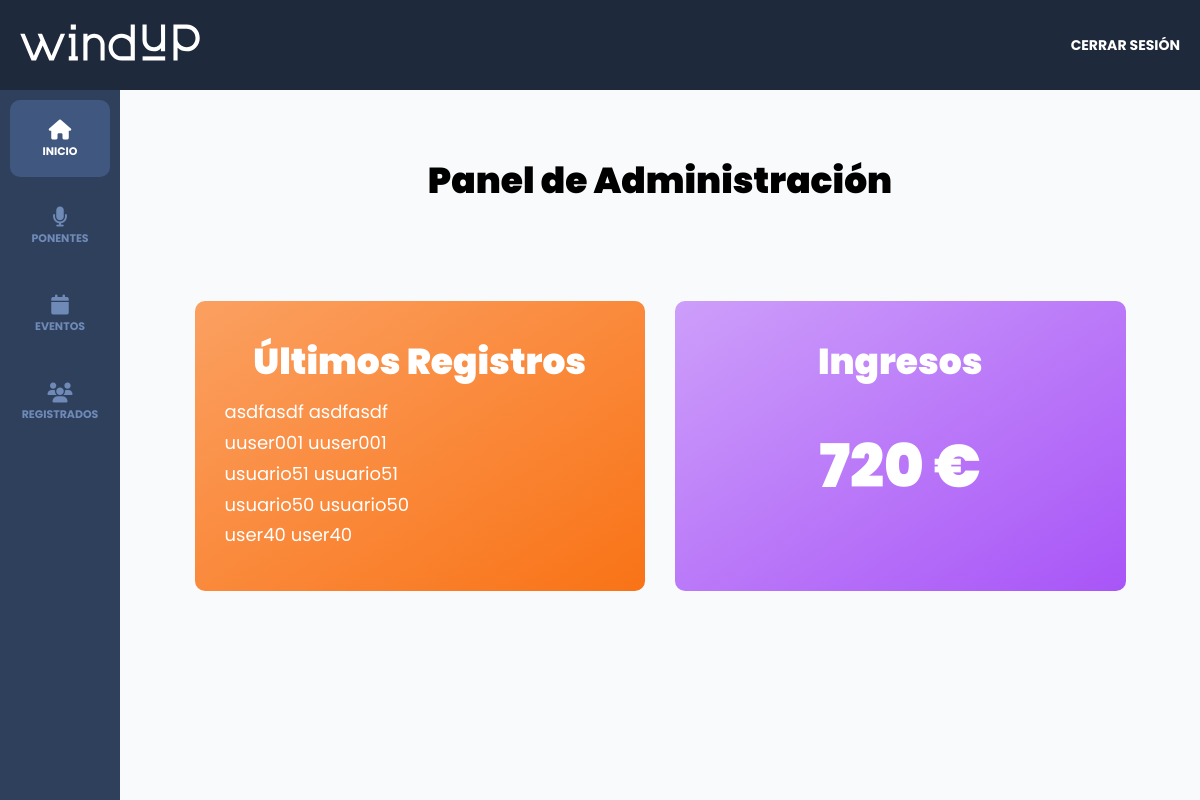
The app's page /admin/dashboard (signed in) with its own data.
### tables this page shows
CREATE TABLE `registros` (
  `id` int(11) NOT NULL,
  `pack_id` int(11) DEFAULT NULL,
  `pago_id` varchar(30) DEFAULT NULL,
  `token` varchar(8) DEFAULT NULL,
  `usuario_id` int(11) DEFAULT NULL,
  `regalo_id` int(11) DEFAULT NULL
);

CREATE TABLE `usuarios` (
  `id` int(11) NOT NULL,
  `nombre` varchar(40) DEFAULT NULL,
  `apellido` varchar(40) DEFAULT NULL,
  `email` varchar(40) DEFAULT NULL,
  `password` varchar(60) DEFAULT NULL,
  `confirmado` tinyint(1) DEFAULT NULL,
  `token` varchar(13) DEFAULT NULL,
  `admin` tinyint(1) DEFAULT NULL
);

### controllers/DashboardController.php (called while the page is built, shortened)
<?php
class DashboardController {
    public static function index(Router $router) {
        $registros = Registro::get(5);
        foreach($registros as $registro) {
            $registro->usuario = Usuario::find($registro->usuario_id);
        }
        $premium = Registro::total('pack_id', 1);
        $presenciales = Registro::total('pack_id', 2);
        $ingresos = ($premium * 30) + ($presenciales * 15);
        $menos_disponibles = Evento::ordenarLimite('disponibles', 'ASC', 5);
        $mas_disponibles = Evento::ordenarLimite('disponibles', 'DESC', 5);
        $router->render('admin/dashboard/index', [
            'titulo' => 'Panel de Administración',
            'registros' => $registros,
            'ingresos' => $ingresos,
            'menos_disponibles' => $menos_disponibles,
            'mas_disponibles' => $mas_disponibles
        ]);
    }
}

### public/index.php (called while the page is built, shortened)
<?php
$router = new Router();
$router->get('/login', [AuthController::class, 'login']);
$router->post('/login', [AuthController::class, 'login']);
$router->post('/logout', [AuthController::class, 'logout']);
$router->get('/registro', [AuthController::class, 'registro']);
$router->post('/registro', [AuthController::class, 'registro']);
$router->get('/olvide', [AuthController::class, 'olvide']);
$router->post('/olvide', [AuthController::class, 'olvide']);
$router->get('/reestablecer', [AuthController::class, 'reestablecer']);
$router->post('/reestablecer', [AuthController::class, 'reestablecer']);
$router->get('/mensaje', [AuthController::class, 'mensaje']);
$router->get('/confirmar-cuenta', [AuthController::class, 'confirmar']);
$router->get('/admin/dashboard', [DashboardController::class, 'index']);
$router->get('/admin/ponentes', [PonentesController::class, 'index']);
$router->get('/admin/ponentes/crear', [PonentesController::class, 'crear']);
$router->post('/admin/ponentes/crear', [PonentesController::class, 'crear']);
$router->get('/admin/ponentes/editar', [PonentesController::class, 'editar']);
$router->post('/admin/ponentes/editar', [PonentesController::class, 'editar']);
$router->post('/admin/ponentes/eliminar', [PonentesController::class, 'eliminar']);
$router->get('/admin/eventos', [EventosController::class, 'index']);
$router->get('/admin/eventos/crear', [EventosController::class, 'crear']);
$router->post('/admin/eventos/crear', [EventosController::class, 'crear']);
$router->get('/admin/eventos/editar', [EventosController::class, 'editar']);
$router->post('/admin/eventos/editar', [EventosController::class, 'editar']);
$router->post('/admin/eventos/eliminar', [EventosController::class, 'eliminar']);
$router->get('/api/eventos-horario', [APIEventosController::class, 'index']);
$router->get('/api/ponentes', [APIPonentesController::class, 'index']);
$router->get('/api/ponente', [APIPonentesController::class, 'ponente']);
$router->get('/api/regalos', [APIRegalosController::class, 'index']);
$router->get('/admin/registrados', [RegistradosController::class, 'index']);
$router->get('/admin/regalos', [RegalosController::class, 'index']);
$router->get('/finalizar-registro', [RegistroController::class, 'crear']);
$router->post('/finalizar-registro/gratis', [RegistroController::class, 'gratis']);
$router->post('/finalizar-registro/pagar', [RegistroController::class, 'pagar']);
$router->get('/finalizar-registro/ponencias', [RegistroController::class, 'ponencias']);
$router->post('/finalizar-registro/ponencias', [RegistroController::class, 'ponencias']);
$router->get('/entrada', [RegistroController::class, 'entrada']);
$router->get('/', [PaginasController::class, 'index']);
$router->get('/evento', [PaginasController::class, 'evento']);
$router->get('/packs', [PaginasController::class, 'packs']);
$router->get('/ponencias', [PaginasController::class, 'ponencias']);
$router->get('/404', [PaginasController::class, 'error']);
 $router->comprobarRutas();

### models/ActiveRecord.php (called while the page is built, shortened)
<?php
class ActiveRecord
{
    protected static $db;
    protected static $tabla = '';
    public static function setDB($database)
    {
        self::$db = $database;
    }
    public static function consultarSQL($query)
    {
        $resultado = self::$db->query($query);
        $array = [];
        while ($registro = $resultado->fetch_assoc()) {
            $array[] = static::crearObjeto($registro);
        }
        return $array;
    }
    protected static function crearObjeto($registro)
    {
        $objeto = new static;
        foreach ($registro as $key => $value) {
            if (property_exists($objeto, $key)) {
                $objeto->$key = $value;
            }
        }
        return $objeto;
    }
    public static function find($id)
    {
        $query = "SELECT * FROM " . static::$tabla  . " WHERE id = {$id}";
        $resultado = self::consultarSQL($query);
        return array_shift($resultado);
    }
    public static function get($limite)
    {
        $query = "SELECT * FROM " . static::$tabla . " ORDER BY id DESC LIMIT {$limite} ";
        $resultado = self::consultarSQL($query);
        return $resultado;
    }
    public static function total($columna = '', $valor = '')
    {
        $query = "SELECT COUNT(*) FROM " . static::$tabla;
        if ($columna) {
            $query .= " WHERE {$columna} = {$valor}";
        }
        $resultado = self::$db->query($query);
        $total = $resultado->fetch_array();
        return array_shift($total);
    }
}

### views/admin/dashboard/index.php (the view, shortened to what this page needs)
<h2 class="dashboard__heading"><?php echo $titulo; ?></h2>
<main class="bloques">
    <div class="bloques__grid">
        <div class="bloque">
            <h3 class="bloque__heading">Últimos Registros</h3>
            <?php foreach($registros as $registro) { ?>
                <div class="bloque__contenido">
                    <p class="bloque__texto">
                        <?php echo $registro->usuario->nombre . " " . $registro->usuario->apellido; ?>
                    </p>
                </div>
            <?php } ?>
        </div>
        <div class="bloque">
            <h3 class="bloque__heading">Ingresos</h3>
            <p class="bloque__texto--cantidad"><?php echo $ingresos; ?> €</p>
        </div>
    </div>
</main>

### public/build/css/app.css (style rules this page uses)
html { line-height: 1.15; -webkit-text-size-adjust: 100%; }
body { margin: 0; }
main { display: block; }
html { font-size: 62.5%; box-sizing: border-box; height: 100%; }
*, *:before, *:after { box-sizing: inherit; }
body { font-family: "Poppins", sans-serif; font-size: 1.8rem; }
h1, h2, h3 { font-family: "Poppins", sans-serif; font-weight: 900; margin: 2rem 0; }
h2 { font-size: 3.6rem; }
h3 { font-size: 3rem; }
[class$=__heading] { font-family: "Poppins", sans-serif; font-weight: 900; margin: 2rem 0; margin: 6rem 0 3rem 0; text-align: center; }
.dashboard { height: 100%; display: flex; flex-direction: column; background-color: #F8FAFC; }
.bloques { width: min(95%, 148rem); margin: 0 auto; }
@media (min-width: 768px) { .bloques { margin-top: 10rem; } }
.bloques__grid { display: grid; gap: 3rem; grid-template-columns: repeat(1, 1fr); }
@media (min-width: 1080px) { .bloques__grid { display: grid; gap: 3rem; grid-template-columns: repeat(2, 1fr); } }
.bloque { padding: 3rem; color: #FFFFFF; border-radius: 1rem; }
.bloque:nth-child(1) { background-image: linear-gradient(to left top, #F97316, #fba061); }
.bloque:nth-child(2) { background-image: linear-gradient(to left top, #A855F7, #cd9efa); }
.bloque__heading { margin: 1rem 0 2rem 0; font-size: 3.6rem; }
.bloque__texto { margin: 1rem 0; }
.bloque__texto--cantidad { margin-top: 5rem; font-weight: 900; font-size: 6rem; text-align: center; }

### records on screen
registros: usuario.nombre "asdfasdf", usuario.apellido "asdfasdf"
registros: usuario.nombre "uuser001", usuario.apellido "uuser001"
registros: usuario.nombre "usuario51", usuario.apellido "usuario51"
registros: usuario.nombre "usuario50", usuario.apellido "usuario50"
registros: usuario.nombre "user40", usuario.apellido "user40"

### other values on screen
$titulo "Panel de Administración"
$ingresos "720"
